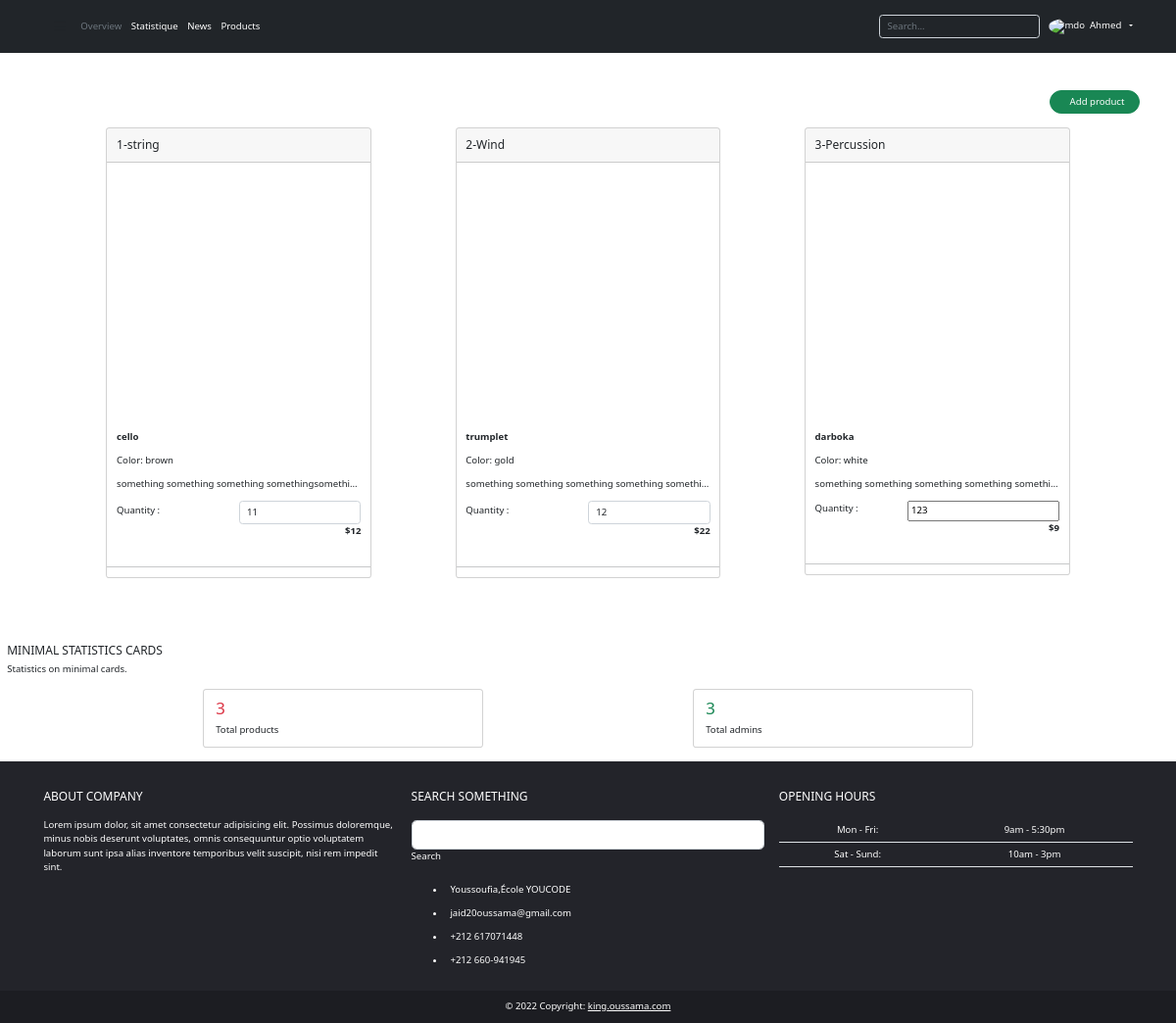
Page /index.php (signed in) on the committed database.
### tables this page shows
CREATE TABLE `products` (
  `id` int(11) NOT NULL,
  `category` int(11) NOT NULL,
  `title` varchar(225) NOT NULL,
  `color` varchar(225) NOT NULL,
  `description` text NOT NULL,
  `quantity` int(11) NOT NULL,
  `prix` float NOT NULL,
  `picture` text DEFAULT NULL
);

### index.php (called while the page is built, shortened)
<?php
include 'navbar.php';
include 'items.php';
include 'statistique.php';
include 'footer.php';

### script.php (called while the page is built, shortened)
<?php
include('database.php');
function getProducts($cat)
{
    global $conn;
    $sql = " SELECT * from products where category = $cat";
    $res = mysqli_query($conn, $sql);
    return $res;
}

### items.php (the view, shortened to what this page needs)
<section class="h-100 gradient-custom">
    <div class="container py-5">
        <div class="d-flex align-items-end ">
            <div class="ms-auto">
                <a href="#modal-product" onclick="clear_product()" data-bs-toggle="modal" class="btn btn-success btn-rounded px-4 rounded-pill"><i class="fa fa-plus fa-lg me-2 ms-n2 text-success-900"></i> Add product</a>
            </div>
        </div>
        <div class="row d-flex justify-content-evenly my-4 ">
            <div class="col-lg-3 col-md-6 col-sm-6 ">
                <div class="card mb-4">
                    <div class="card-header py-3">
                        <h5 class="mb-0">1-string</h5>
                    </div>
                    <?php
                    foreach ($strings as $product) {
                    ?>
                        <div class="card-body" id="<?php echo $product['id']  ?>" onclick="get_product(<?php echo $product['id']  ?>)">
                            <div class="row ">
                                <div class="row-cols-1  col-md-12 mb-4 mb-lg-0d">
                                    <div class="bg-image hover-overlay hover-zoom ripple rounded w-100" data-mdb-ripple-color="light">
                                        <div style="width: 100%; height: 250px; background-size: cover; background-repeat: no-repeat; background-position: center; background-image: url(image/products/<?php echo $product['picture']  ?>);">
                                        </div>
                                    </div>
                                </div>
                                <div class="col-lg-12 col-md-12 mb-4 mb-lg-0">
                                    <p data-product="<?php echo $product['title']  ?>"><strong><?php echo $product['title']  ?></strong></p>
                                    <p data-product="<?php echo $product['color']  ?>">Color: <?php echo $product['color']  ?></p>
                                    <p data-product="<?php echo $product['description']  ?>" class="text-truncate"><?php echo $product['description']  ?></p>
                                    <div class="form-outline d-flex justify-content-between align-items-center">
                                        <label class="form-label" for="form1">Quantity :</label>
                                        <input id="form1" min="0" name="quantity" data-product="<?php echo $product['quantity']  ?>" value="<?php echo $product['quantity']  ?>" type="number" class="form-control w-50" />
                                    </div>
                                    <p class="text-start text-md-end">
                                        <strong data-product="<?php echo $product['prix']  ?>">$<?php echo $product['prix']  ?></strong>
                                    </p>
                                </div>
                            </div>
                        </div>
                        <hr>
                    <?php
                    }
                    ?>
                </div>
            </div>
            <div class="col-lg-3 col-md-6 col-sm-6 ">
                <div class="card mb-4">
                    <div class="card-header py-3">
                        <h5 class="mb-0">2-Wind</h5>
                    </div>
                    <?php
                    foreach ($winds as $product) {
                    ?>
                        <div class="card-body" id="<?php echo $product['id']  ?>" onclick="get_product(<?php echo $product['id']  ?>)">
                            <div class="row ">
                                <div class="row-cols-1  col-md-12 mb-4 mb-lg-0d">
                                    <div class="bg-image hover-overlay hover-zoom ripple rounded w-100" data-mdb-ripple-color="light">
                                        <div style="width: 100%; height: 250px; background-size: cover; background-repeat: no-repeat; background-position: center; background-image: url(image/products/<?php echo $product['picture']  ?>);">
                                        </div>
                                    </div>
                                </div>
                                <div class="col-lg-12 col-md-12 mb-4 mb-lg-0">
                                    <p data-product="<?php echo $product['title']  ?>"><strong><?php echo $product['title']  ?></strong></p>
                                    <p data-product="<?php echo $product['color']  ?>">Color: <?php echo $product['color']  ?></p>
                                    <p data-product="<?php echo $product['description']  ?>" class="text-truncate"><?php echo $product['description']  ?></p>
                                    <div class="form-outline d-flex justify-content-between align-items-center">
                                        <label class="form-label" for="form1">Quantity :</label>
                                        <input id="form1" min="0" name="quantity" data-product="<?php echo $product['quantity']  ?>" value="<?php echo $product['quantity']  ?>" type="number" class="form-control w-50" />
                                    </div>
                                    <p class="text-start text-md-end">
                                        <strong data-product="<?php echo $product['prix']  ?>">$<?php echo $product['prix']  ?></strong>
                                    </p>
                                </div>
                            </div>
                        </div>
                        <hr>
                    <?php
                    }
                    ?>
                </div>
            </div>
            <div class="col-lg-3 col-md-6 col-sm-6 ">
                <div class="card mb-4">
                    <div class="card-header py-3">
                        <h5 class="mb-0">3-Percussion</h5>
                    </div>
                    <?php
                    foreach ($percussions as $product) {
                    ?>
                        <div class="card-body" id="<?php echo $product['id']  ?>" onclick="get_product(<?php echo $product['id']  ?>)">
                            <div class="row ">
                                <div class="row-cols-1  col-md-12 mb-4 mb-lg-0d">
                                    <div class="bg-image hover-overlay hover-zoom ripple rounded w-100" data-mdb-ripple-color="light">
                                        <div style="width: 100%; height: 250px; background-size: cover; background-repeat: no-repeat; background-position: center; background-image: url(image/products/<?php echo $product['picture']  ?>);">
                                        </div>
                                    </div>
                                </div>
                                <div class="col-lg-12 col-md-12 mb-4 mb-lg-0">
                                    <p data-product="<?php echo $product['title']  ?>"><strong><?php echo $product['title']  ?></strong></p>
                                    <p data-product="<?php echo $product['color']  ?>">Color: <?php echo $product['color']  ?></p>
                                    <p data-product="<?php echo $product['description']  ?>" class="text-truncate"><?php echo $product['description']  ?></p>
                                    <div class="form-outline d-flex justify-content-between align-items-center">
                                        <label class="form-label" for="form1">Quantity :</label>
                                        <input id="form1" min="0" name="quantity" class="quantity-pro" data-product="<?php echo $product['quantity']  ?>" value="<?php echo $product['quantity']  ?>" type="number" class="form-control w-50" />
                                    </div>
                                    <p class="text-start text-md-end">
                                        <strong data-product="<?php echo $product['prix']  ?>">$<?php echo $product['prix']  ?></strong>
                                    </p>
                                </div>
                            </div>
                        </div>
                        <hr>
                    <?php
                    }
                    ?>
                </div>
            </div>
        </div>
    </div>
</section>

### rows in the picture
products: title "cello", color "brown", description "something something something somethingsomethi…", quantity "11", prix "12"
products: title "trumplet", color "gold", description "something something something something somethi…", quantity "12", prix "22"
products: title "darboka", color "white", description "something something something something somethi…", quantity "123", prix "9"

### other values in the picture
$_SESSION["name"] "Ahmed"
countProduct() "3"
countAdmin() "3"
